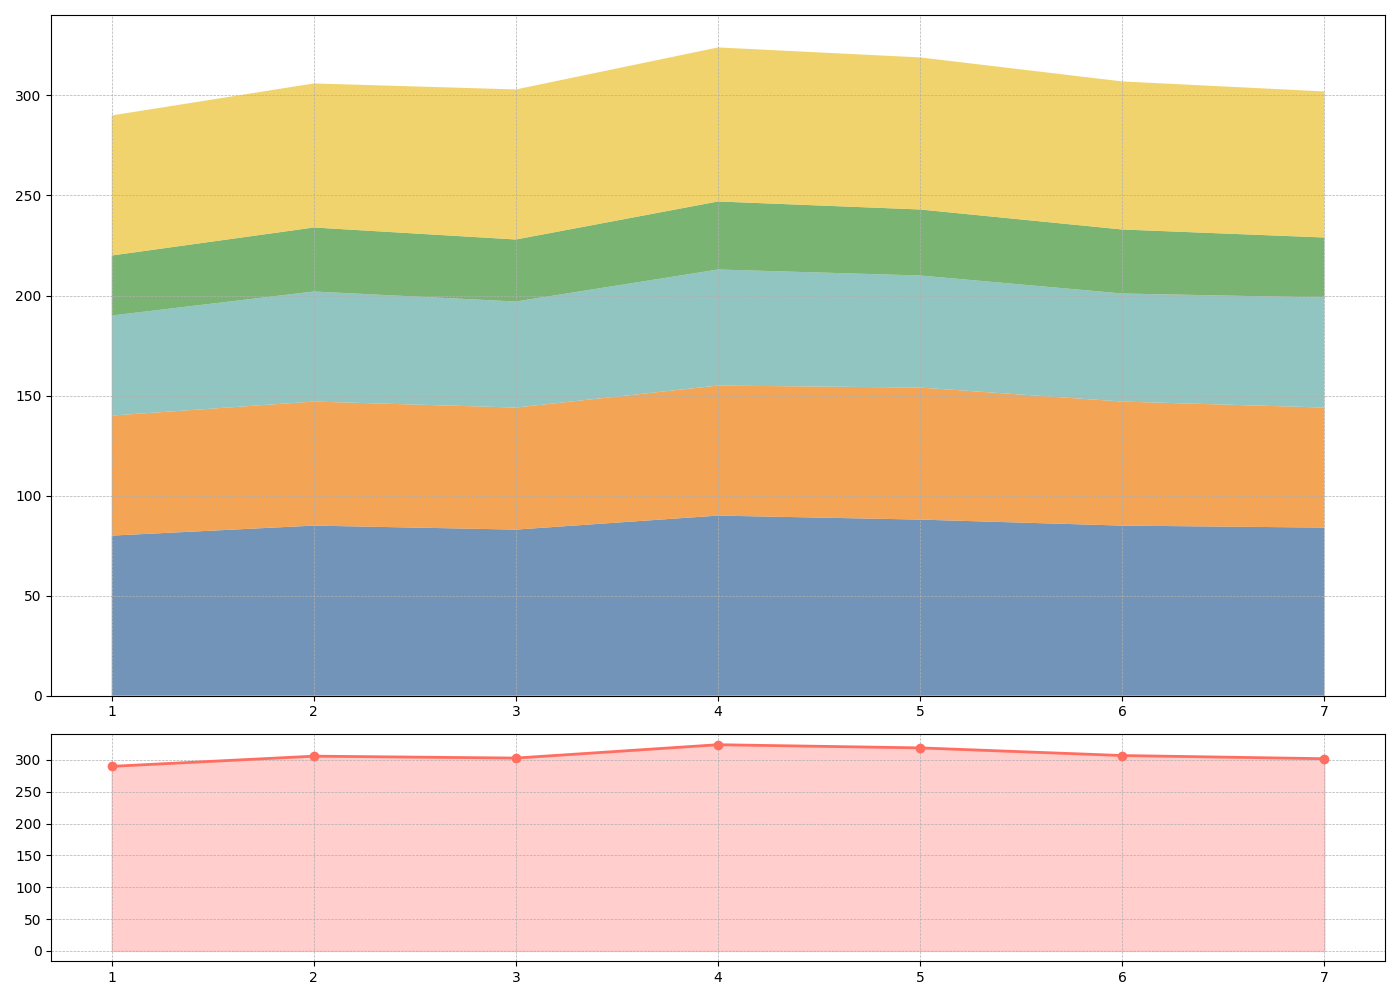

The Python source for this figure:
import matplotlib.pyplot as plt
import numpy as np

departments = ['Software Development', 'Marketing', 'Sales', 'Human Resources', 'Customer Support']
days = np.arange(1, 8)

software_dev = np.array([80, 85, 83, 90, 88, 85, 84])
marketing = np.array([60, 62, 61, 65, 66, 62, 60])
sales = np.array([50, 55, 53, 58, 56, 54, 55])
hr = np.array([30, 32, 31, 34, 33, 32, 30])
customer_support = np.array([70, 72, 75, 77, 76, 74, 73])

data = np.vstack([software_dev, marketing, sales, hr, customer_support])

fig, axs = plt.subplots(2, 1, figsize=(14, 10), gridspec_kw={'height_ratios': [3, 1]})

axs[0].stackplot(days, data, colors=['#4e79a7', '#f28e2b', '#76b7b2', '#59a14f', '#edc948'], alpha=0.8)
axs[0].set_xticks(days)  # Keep the tick marks but no labels
axs[0].grid(True, linestyle='--', linewidth=0.5)

total_productivity = data.sum(axis=0)
axs[1].plot(days, total_productivity, color='#ff6f61', linestyle='-', marker='o', linewidth=2)
axs[1].fill_between(days, 0, total_productivity, color='#ff9e9d', alpha=0.5)
axs[1].set_xticks(days)  # Keep the tick marks but no labels
axs[1].grid(True, linestyle='--', linewidth=0.5)

plt.tight_layout()

plt.show()
